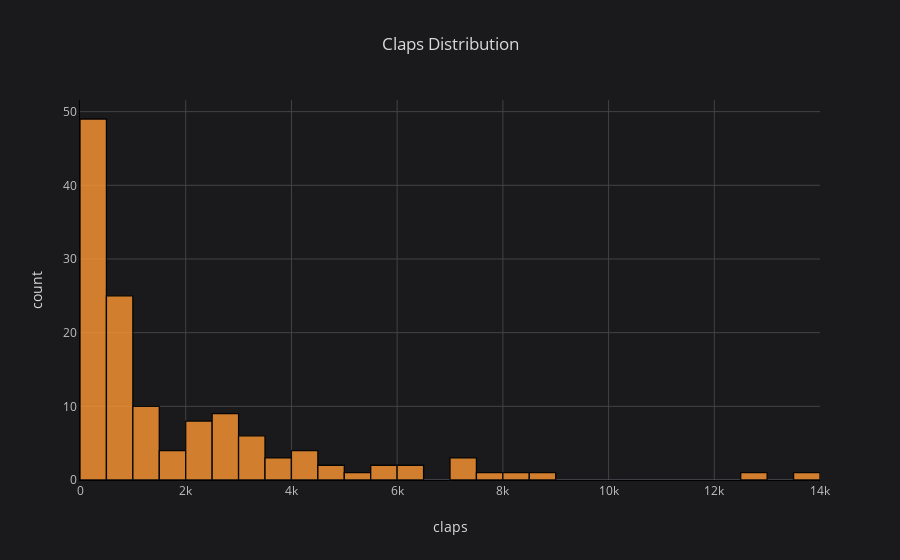

Notebook code for this chart:
### Markdown cell above
Histograms

### Code cell
df['claps'].iplot(
    kind='hist',
    bins=50,
    xTitle='claps',
    linecolor='black',
    yTitle='count',
    title='Claps Distribution')

### Figure 1 — Plotly figure (JSON) as saved in the notebook; plotly's stock layout.template omitted (floating-point values rounded to 4 significant figures; data arrays with more than 128 entries replaced by an {"elided": "..."} marker saying what was removed)
{"data": [{"histfunc": "count", "histnorm": "", "marker": {"color": "rgba(255, 153, 51, 1.0)", "line": {"color": "#000000", "width": 1.3}}, "name": "claps", "nbinsx": 50, "opacity": 0.8, "orientation": "v", "type": "histogram", "uid": "70feb158-ce2f-4ada-87b2-c1f02e4c5415", "x": {"elided": "133 int values"}}], "layout": {"barmode": "overlay", "legend": {"bgcolor": "#1A1A1C", "font": {"color": "#D9D9D9"}}, "paper_bgcolor": "#1A1A1C", "plot_bgcolor": "#1A1A1C", "title": {"font": {"color": "#D9D9D9"}, "text": "Claps Distribution"}, "xaxis": {"gridcolor": "#434343", "linecolor": "black", "showgrid": true, "tickfont": {"color": "#C2C2C2"}, "title": {"font": {"color": "#D9D9D9"}, "text": "claps"}, "zerolinecolor": "#666570"}, "yaxis": {"gridcolor": "#434343", "linecolor": "black", "showgrid": true, "tickfont": {"color": "#C2C2C2"}, "title": {"font": {"color": "#D9D9D9"}, "text": "count"}, "zerolinecolor": "#666570"}}}
